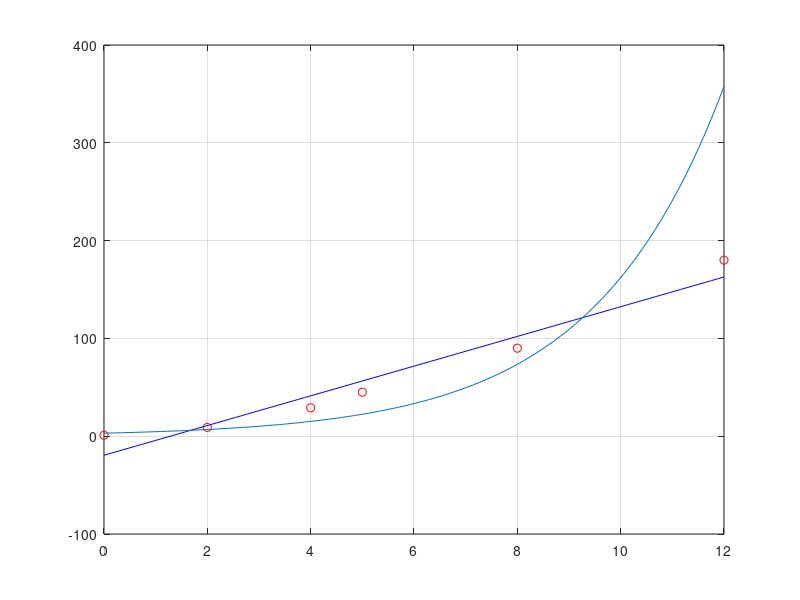

This chart was generated by the following MATLAB code:
%=====================================================================
% EJERCICIO 3.3
% Matematica computacional para telecomunicaciones.
% Un enfoque practico con Octave y MATLAB.
% Irene Gomez Bueno y Pablo Guerrero Garcia.
%
% Ejecutar desde esta carpeta tras haber ejecutado iniciar.m en la raiz
% del repositorio.
%=====================================================================

disp('-----------')
disp('EJERCICIO 3.3')
disp('-----------')

disp('-----------')
disp('Apartado a)')
disp('-----------')

%Datos
x=[0 2 4 5 8 12];
y=[1 9 29 45 90 180];
N=length(x);

%Ajuste lineal y = a + b*x
p= polyfit(x, y, 1) % grado 1
a=p(2);
b=p(1);

%Medias y varianzas
mX=mean(x);
mY=mean(y);
vX=sum(x.^2)/N-mX^2; %O bien var(x,1)
vY=sum(y.^2)/N-mY^2; %O bien var(y,1)

%Covarianza y r
covar=sum(x.*y)/N-mX*mY;
r=covar/sqrt(vX*vY);
Vr=(1-r^2)*vY;

%SSE y coeficiente de determinacion
SSEL=N*Vr
CDL=r^2

disp('-----------')
disp('Apartado b)')
disp('-----------')

xs=linspace(min(x),max(x));
ys=polyval(p,xs);
plot(x,y,'ro');
hold on;
plot(xs,ys,'b-'); grid on;

disp('-----------')
disp('Apartado c)')
disp('-----------')

%Tomamos logaritmos: ln(y)=ln(c)+d*x
lny=log(y);
p_exp=polyfit(x,lny,1);
d_exp=p_exp(1)
ln_c_exp=p_exp(2);
c_exp=exp(ln_c_exp)

%Estimaciones con el modelo exponencial
yexp_est=c_exp*exp(d_exp*x);
e_exp=y-yexp_est; %errores

SSE_exp=sum(e_exp.^2)
Ve_exp= var(e_exp,1);
R2_exp=1-Ve_exp/vY

% Comparacion final
if (SSE_exp<SSEL) && (R2_exp > CDL)
    disp('El ajuste exponencial es mejor (menor SSE y mayor R^2)')
else
    disp('El ajuste lineal es mejor.');
end

ye=c_exp*exp(d_exp*xs);
plot(xs,ye);
hold off
